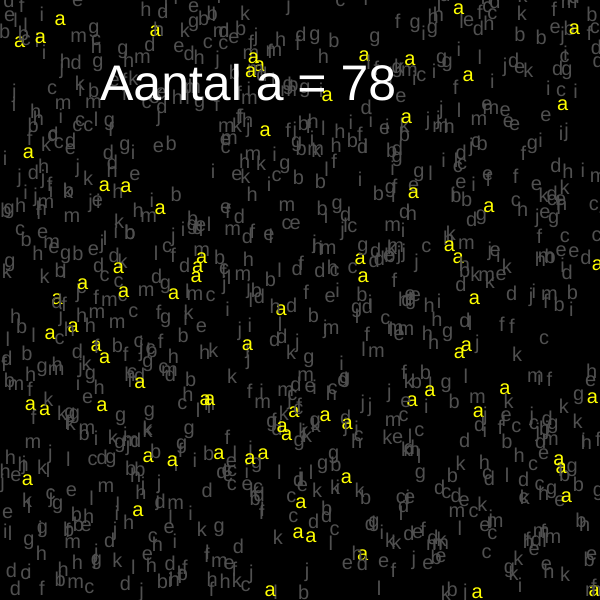
Frame 1 (no input)
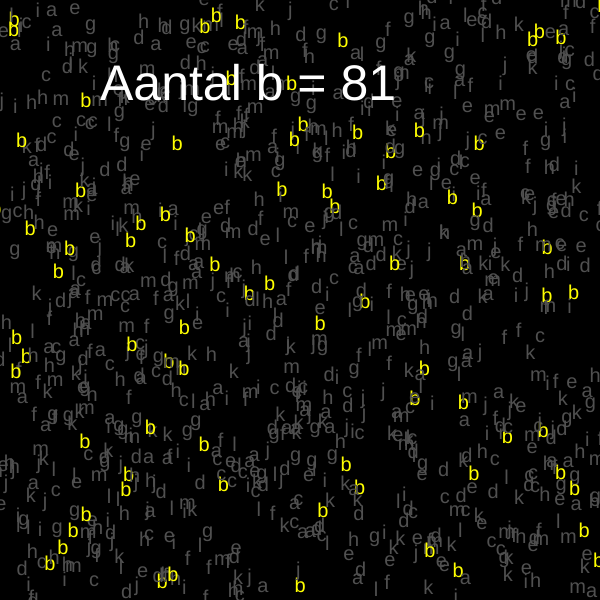
Frame 60 (no input)
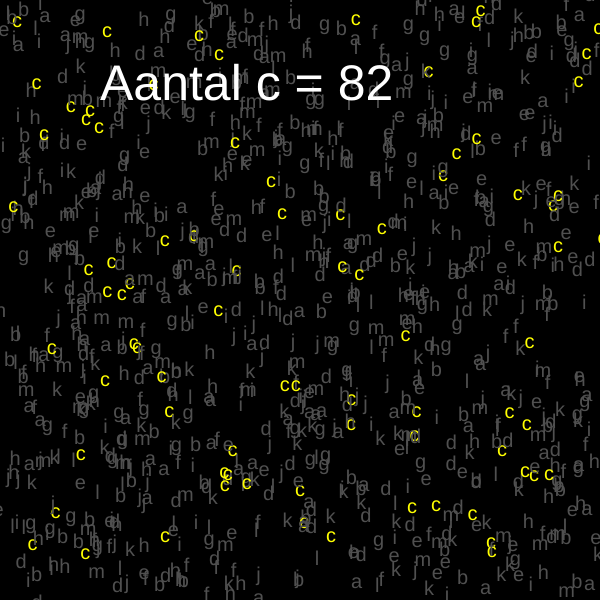
Frame 120 (the mouse pressed at the canvas centre since frame 60)

The p5.js sketch that drew these frames (run headless with seeded random() and noise() and a simulated clock; from frame 60 on, the mouse is pressed at the canvas centre):

// p5.js sketch
// ── sketch.js
const letterkeuze = ['a', 'b', 'c', 'd', 'e', 'f', 'g', 'h', 'i', 'j', 'k', 'l', 'm']
const aantal = 1000
let letter = []
let huidigeLetterIndex = 0
const w = 2 //max wiggel
let index
let kleur

function setup() {
	createCanvas(600, 600)
	for (let i = 0; i < aantal; i++) {
		letter.push(new Letter())
		// alternatief (even goed): letter[i] = new Letter()
	}
	frameRate(20)
}

function draw() {
	if (huidigeLetterIndex >= letterkeuze.length) {
		huidigeLetterIndex = 0
	}
	// we willen dat de huidige gele letter een tijdje zichtbaar blijft, terwijl
	// alle letters bewegen, daarom huidigeLetterIndex in kleine stapjes laten toenemen (0.02)
	// en een nieuwe index maken die floor(huidigeLetterIndex) is (want index moet geheel zijn)
	index = floor(huidigeLetterIndex)
	background(0)

	let teller = 0
	for (let i = 0; i < letter.length; i++) {
		if (letter[i].l === letterkeuze[index]) {
			teller++
			kleur = color('yellow')
		} else {
			kleur = color('rgb(80, 80, 80)')
		}
		fill(kleur)
		textSize(20)
		letter[i].wiggel()
		text(letter[i].l, letter[i].pos.x, letter[i].pos.y)
	}
	textSize(50)
	fill(255)
	text('Aantal ' + letterkeuze[index] + ' = ' + teller, 100, 100)
	huidigeLetterIndex += 0.02

}

function Letter() {
	this.l = random(letterkeuze)
	this.pos = createVector(random(0, width), random(0, height))
}

Letter.prototype.wiggel = function () {
	this.pos.add(createVector(random(-w, w), random(-w, w)))
}
